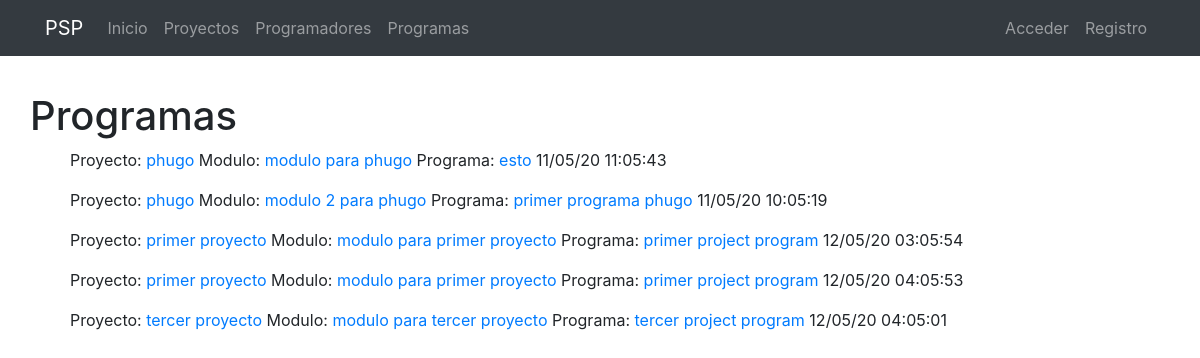
Screenshot of /programs/ with the database file from the repository.
### programs/models.py (models this page shows, shortened)
class Program(models.Model):
    name = models.CharField(verbose_name="Nombre", max_length=200)
    description = models.TextField(verbose_name="Descripción")
    module_id = models.ForeignKey("modules.Module", verbose_name="proyecto", on_delete=models.CASCADE)
    planned = models.IntegerField(verbose_name="Tiempo planeado", null=True, blank=True)
    created = models.DateTimeField(auto_now_add=True, verbose_name="Fecha de creación")
    updated = models.DateTimeField(auto_now=True, verbose_name="Fecha de edición")
    finished = models.DateTimeField(verbose_name="Fecha de finalización", null=True, blank=True)
    class Meta:
        verbose_name = "Programa"
        verbose_name_plural = "Programas"
        ordering = ['name', 'created']

### modules/models.py (models this page shows)
class Module(models.Model):
    name = models.CharField(verbose_name="Nombre", max_length=200)
    description = models.TextField(verbose_name="Descripción")
    project_id = models.ForeignKey("projects.Project", verbose_name="proyecto", on_delete=models.CASCADE, default=0)
    planned = models.IntegerField(verbose_name="Tiempo planeado", null=True, blank=True)
    created = models.DateTimeField(auto_now_add=True, verbose_name="Fecha de creación")
    updated = models.DateTimeField(auto_now=True, verbose_name="Fecha de edición")
    finished = models.DateTimeField(verbose_name="Fecha de finalización", null=True, blank=True)
    class Meta:
        verbose_name = "Modulo"
        verbose_name_plural = "Modulos"
        ordering = ['name', 'created']
    def __str__(self):
        return self.name

### projects/models.py (models this page shows)
class Project(models.Model):
    name = models.CharField(verbose_name="Nombre", max_length=200)
    description = models.TextField(verbose_name="Descripción")
    created = models.DateTimeField(auto_now_add=True, verbose_name="Fecha de creación")
    updated = models.DateTimeField(auto_now=True, verbose_name="Fecha de edición")
    finished = models.DateTimeField(verbose_name="Fecha de finalización", null=True, blank=True)
    class Meta:
        verbose_name = "Proyecto"
        verbose_name_plural = "Proyectos"
        ordering = ['name', 'created']
    def __str__(self):
        return self.name

### programs/views.py (the view)
# urls.py: path('', ProgramListView.as_view(), name='programs'),
class ProgramListView(ListView):
    model = Program

### programs/templates/programs/program_list.html (shortened to what this page needs)
{% extends 'core/base.html' %}
{% load static %}
{% block content %}
<main role="main">
  <div class="container mb-4">
      <div class="row mt-3">
        <h1>Programas</h1>
        <ul>
        {% for object in object_list %}
        <p>
            Proyecto:
            <a href="{% url 'project_detail' object.module_id.project_id.id object.module_id.project_id.name|slugify %}">{{object.module_id.project_id}}</a>
            Modulo:
            <a href="{% url 'module_detail' object.module_id.id object.module_id.name|slugify %}">{{object.module_id}}</a>
            Programa:
            <a href="{% url 'program_detail' object.id object.name|slugify %}">{{object.name}}</a>
            {{ object.created|date:"d/m/y h:m:s" }}
        </p>
        {% empty %}
            <li>No objects yet.</li>
        {% endfor %}
        </ul>
      </div>
  </div>
</main>
{% endblock %}

### core/static/core/css/main.css (style rules this page uses)
main { padding-top: 20px; }
:root { --jumbotron-padding-y: 3rem; }

### rows the page displays
Program: module_id.project_id "phugo", module_id "modulo para phugo", name "esto", created "11/05/20 11:05:43"
Program: module_id.project_id "phugo", module_id "modulo 2 para phugo", name "primer programa phugo", created "11/05/20 10:05:19"
Program: module_id.project_id "primer proyecto", module_id "modulo para primer proyecto", name "primer project program", created "12/05/20 03:05:54"
Program: module_id.project_id "primer proyecto", module_id "modulo para primer proyecto", name "primer project program", created "12/05/20 04:05:53"
Program: module_id.project_id "tercer proyecto", module_id "modulo para tercer proyecto", name "tercer project program", created "12/05/20 04:05:01"
